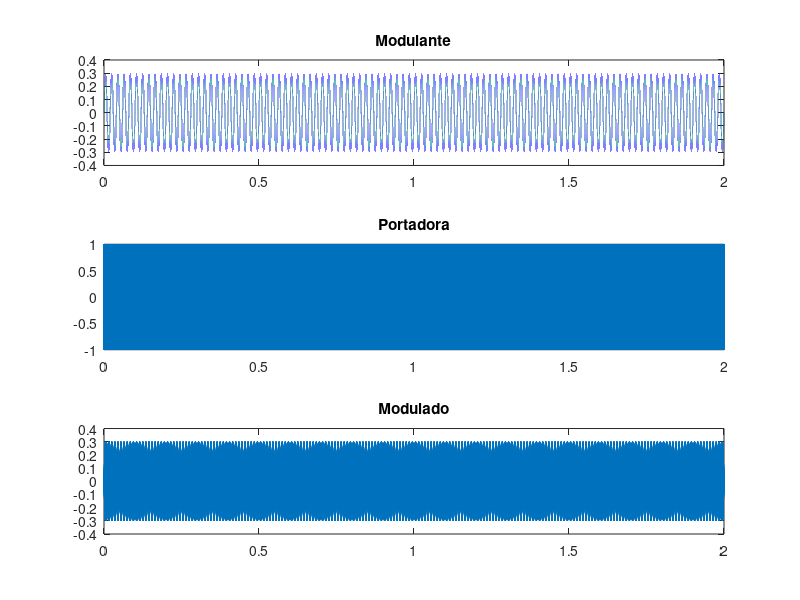

Source code (MATLAB):
%Fs = 10000; %frequencia de amostragem
%t = [0:1/Fs:2]; %período
%signal = sin(2*pi*50*t); %50 hertz
%plot(t, signal);
%carrier = sin(2*pi*20E3*t); %20 khertz %portadora
%plot(t, carrier);

Fs = 1E6; %1 mega hertz
t = [0:1/Fs:2]; %atualizando periodo
signal = 0.3*sin(2*pi*50*t) %amplitude de 0.3
%plot(t, signal);
carrier = sin(2*pi*20E3*t); %20 khertz %portadora
%plot(t, carrier);


modulated = signal .* carrier;
%plot(t, modulated)
% ocorre mudanca de fase na dsb-sc por isso 
% é preciso um oscilador local
% para realizar a demodulação do sinal

%my_fft(signal, Fs) % sinal descrito em frequencia

%my_fft(carrier, Fs) % portadora descrita em frequencia

%my_fft(modulated) % sinal modulado descrito em frequencia

subplot(3,1,1);
plot(t, signal);
title('Modulante');

subplot(3,1,2);
plot(t, carrier);
title('Portadora');

subplot(3,1,3);
plot(t, modulated);
title('Modulado');
